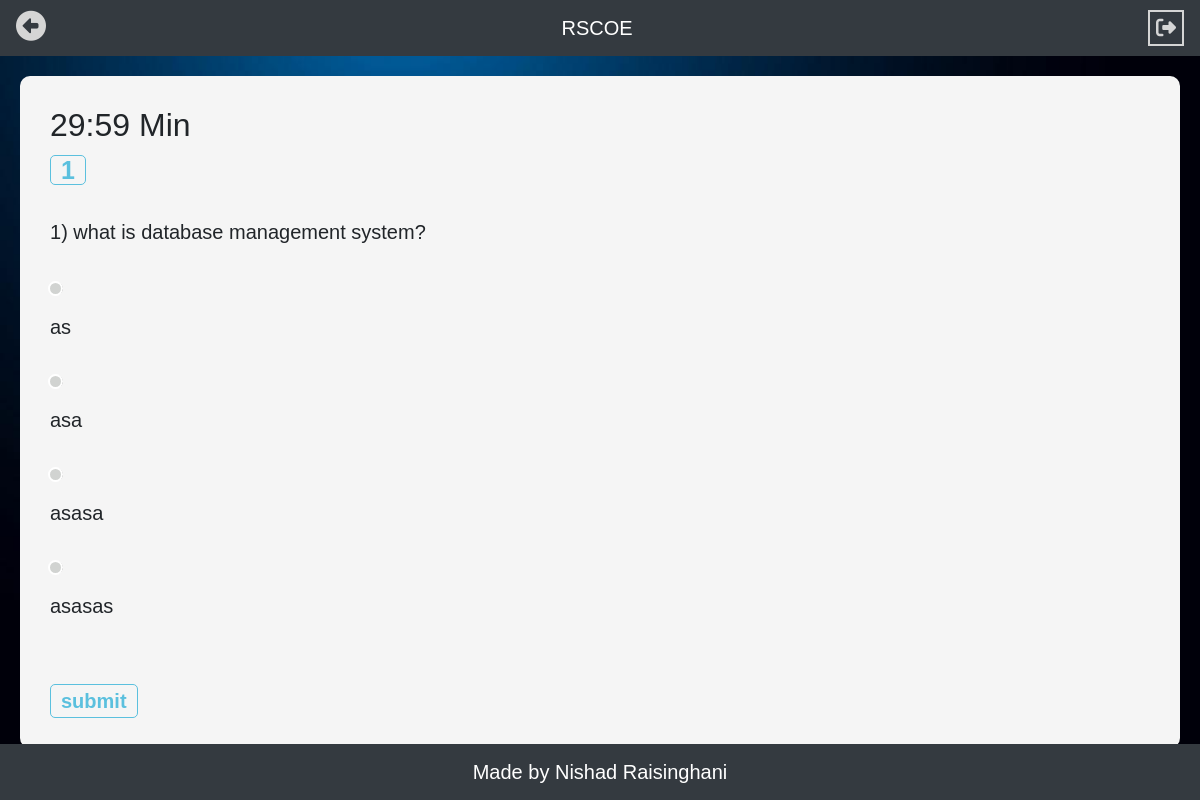
The page /St/assessment.php?eid=123&qno=DBMS&qsub=DBMS&duration=30 on the database its author committed.
### tables this page shows
CREATE TABLE `questions` (
  `question_id` varchar(255) NOT NULL,
  `exam_id` varchar(255) NOT NULL,
  `question` longtext NOT NULL,
  `op1` longtext NOT NULL,
  `op2` longtext NOT NULL,
  `op3` longtext NOT NULL,
  `op4` longtext NOT NULL,
  `ans` longtext NOT NULL,
  `subject` varchar(255) NOT NULL
);

### St/quizz-data-get.php (the view, shortened to what this page needs)
<?php
            $tab_sql = "SELECT * FROM questions WHERE exam_id = '$eid'";
             $resultset = mysqli_query($conn, $tab_sql) or die("database error:". mysqli_error($conn));
             $tab_html = '';
             $question_html = '';
             $qno=1;
             $content_class="";
             $totalq=mysqli_num_rows($resultset);
             while( $ques = mysqli_fetch_assoc($resultset) )
             {
                $tab_html.="<li><a data-toggle='tab' role='tab' href='#".$qno."' id='tb".$qno."' onclick='qnoval(".$qno.")'>".$qno."</a></li>&emsp;";
                if($qno==1)
                {
                    $content_class="tab-pane fade show active";
                }
                else
                {
                    $content_class="tab-pane fade";
                }
                 $question_html .= '<div id="'.$qno.'" class="'.$content_class.'" align="left">';
                 $question_html .= '<br><h5>'.$qno.') '.nl2br($ques["question"]).'</h5><br>';
                 $question_html .= '<input type="radio" name="'.$qno.'" value="op1" id="a'.$qno.'">&nbsp;<label for="a'.$qno.'">'.nl2br($ques["op1"]).'</label><br>';
                 $question_html .= '<input type="radio" name="'.$qno.'" value="op2" id="b'.$qno.'">&nbsp;<label for="b'.$qno.'">'.nl2br($ques["op2"]).'</label><br>';
                 $question_html .= '<input type="radio" name="'.$qno.'" value="op3" id="c'.$qno.'">&nbsp;<label for="c'.$qno.'">'.nl2br($ques["op3"]).'</label><br>';
                 $question_html .= '<input type="radio" name="'.$qno.'" value="op4" id="d'.$qno.'">&nbsp;<label for="d'.$qno.'">'.nl2br($ques["op4"]).'</label><br>';
                 $question_html .= '<input type="hidden" value="'.$ques['question_id'].'" name="q'.$qno.'">';
                 $question_html .= '<input type="hidden" value="'.$ques['ans'].'" name="a'.$qno.'">';
                 $question_html .= '<input type="hidden" value="'.$totalq.'" name="totalq">';
                 if($qno==$totalq)
                 {
                  $question_html .='<br><input type="submit" name="submit_ans" value="submit" id="fintest"><br>';
                 }
                 else
                 {
                 $question_html.='<br><button onclick="nextq();return false;">&#10132;</button><br>';
                 }
                 $question_html .= '<div class="clear_both"></div></div>';
                $qno++;
             }
            ?>

### style.php (style rules this page uses)
body { align-items: center; background-color: #F6F6F6; background-image: url('background.png'); background-repeat: no-repeat; background-attachment: fixed; background-size: 100% 100%; font-family: 'Trebuchet MS', sans-serif; font-size: 20px; -webkit-user-select: none; -moz-user-select: none; -ms-user-select: none; user-select: none; }
.qdiv input[type='radio']:after { width: 15px; height: 15px; border-radius: 15px; top: -8px; left: -2px; position: relative; background-color: #d1d3d1; content: ''; display: inline-block; visibility: visible; border: 2px solid white; }
.qdiv a { text-decoration: none; background-color: #f5f5f5; padding-left: 10px; padding-right: 10px; border: 1px solid #5bc0de; border-radius: 5px; color: #5bc0de; font-weight: bolder; font-size: 25px; }
.qdiv input[type='submit'] { background-color: #f5f5f5; padding-left: 10px; padding-right: 10px; border: 1px solid #5bc0de; border-radius: 5px; color: #5bc0de; font-size: 20px; font-weight: bolder; }
label { display: block; margin-bottom: 3px; padding-left: 15px; text-indent: -15px; }

### rows shown on the page
questions: question "what is database management system?", op1 "as", op2 "asa", op3 "asasa", op4 "asasas"
